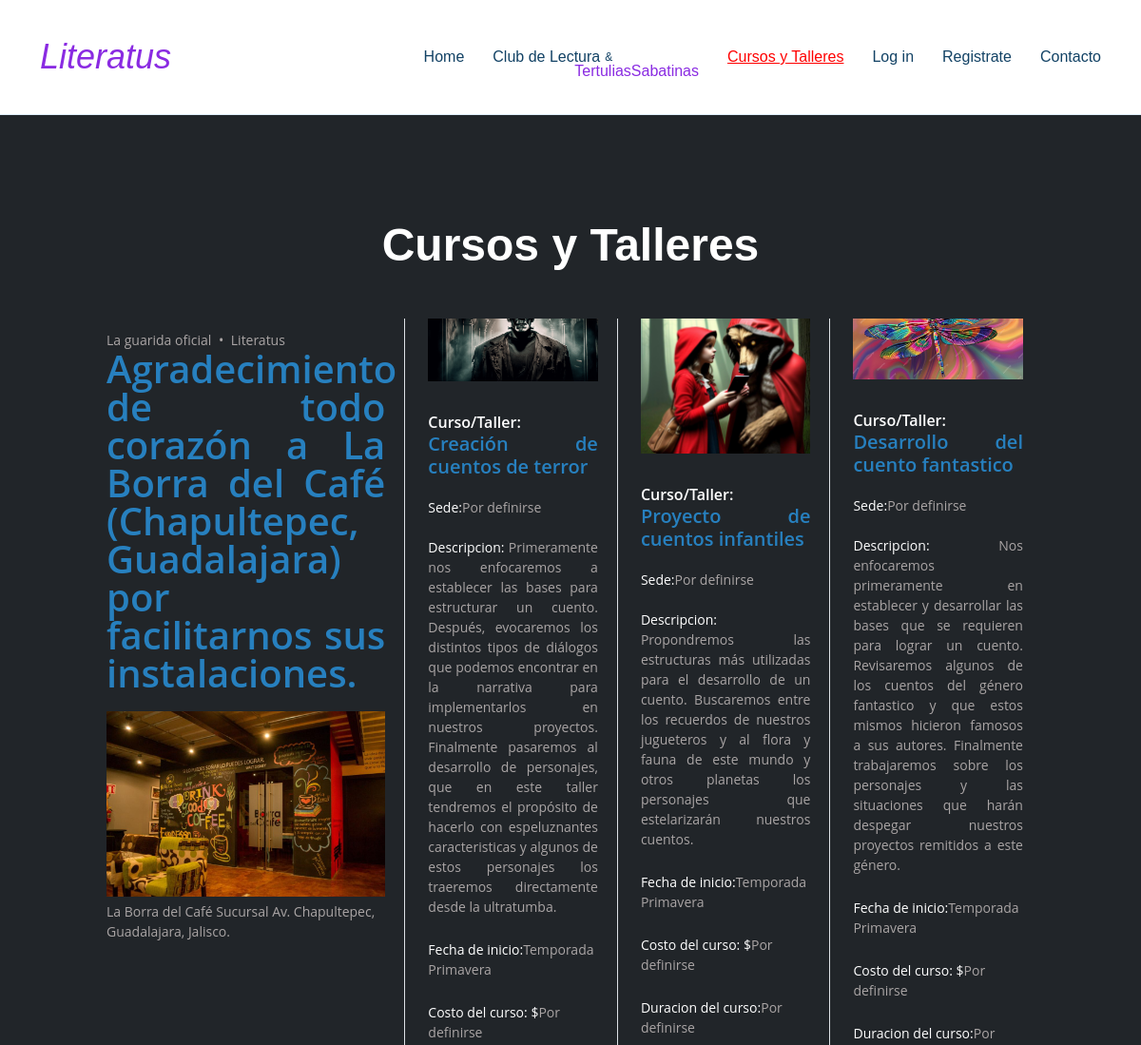
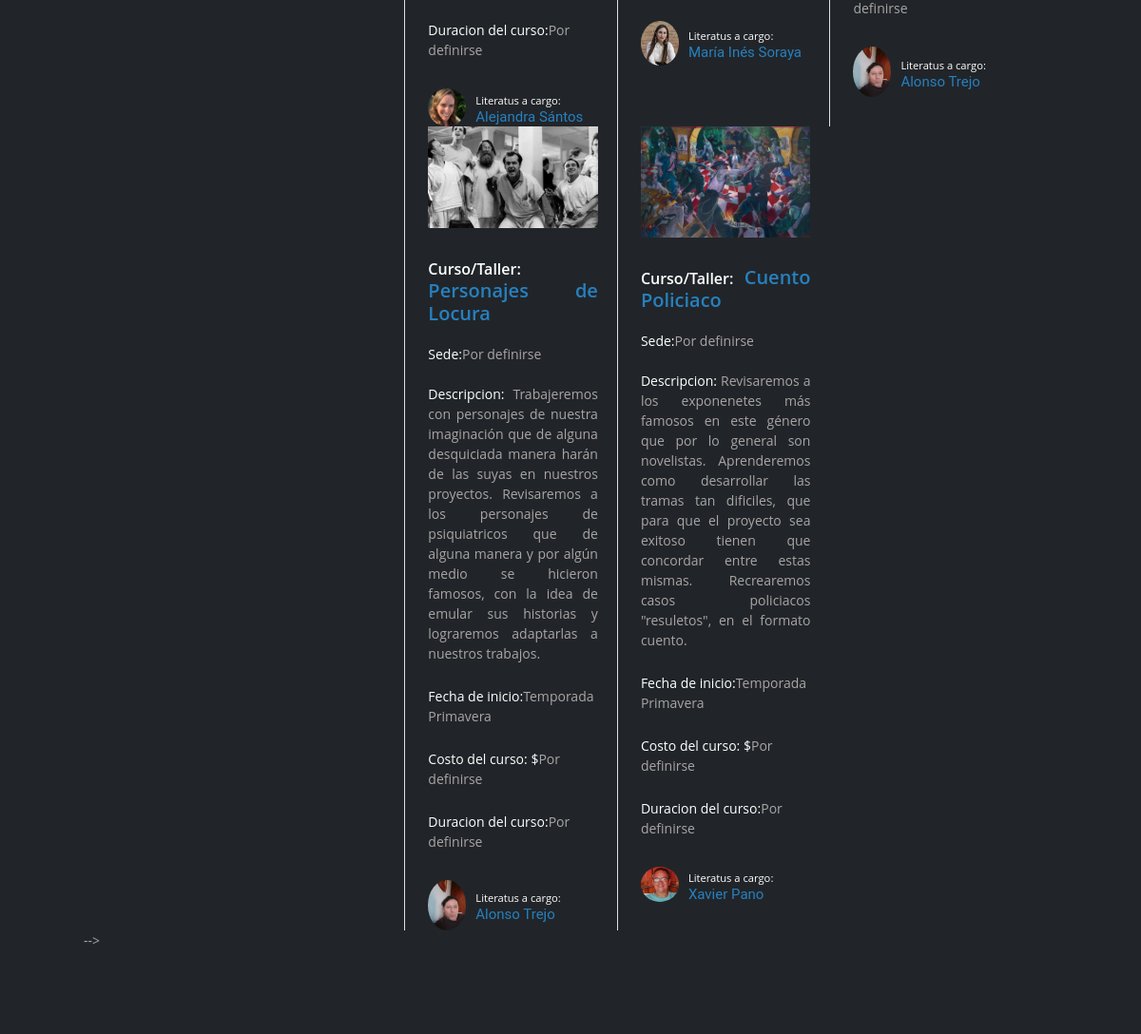
Screenshot of /cursos/ with the database file from the repository (2 pictures, top to bottom).
### cursos/models.py (models this page shows, shortened)
class Curso(models.Model):
    title = models.CharField(max_length=100)
    banner = models.ImageField(default='fallback.png', blank=True)
    description = models.TextField()
    duracion_curso = models.DurationField(null=True)
    lugar_curso = models.TextField()
    fecha_de_inicio = models.DateTimeField(auto_now_add=False, auto_now=False, null=True)
    costo_del_curso = models.DecimalField(max_digits=10, decimal_places=2, null=True)
    curso_encargado_picture = models.ImageField(default='', blank=True)
    curso_encargado = models.CharField(max_length=100)
    curso_lugares = models.PositiveIntegerField(default=0)
    slug = models.SlugField(max_length=200, null=True, blank=True)

### cursos/views.py (the view)
# urls.py: path('', views.cursos_list, name="lista"),
def cursos_list(request):
    cursos = Curso.objects.all()
    return render(request, 'cursos/cursos_list.html', {'cursos': cursos})

### cursos/templates/cursos/cursos_list.html (shortened to what this page needs)
{% extends 'layout.html' %}
{% block content %}
<section class="quienes">
    <div class="container">
        <div class="row">
            <div class="col-md-12 margen-superior">
                <h1 class="titulo-club text-white text-center mt-5 mb-5">Cursos y Talleres</h1>
            </div>
        </div>
    </div>
    <section id="trending-category" class="trending-category section">
        <div class="container" data-aos="fade-up" data-aos-delay="100">
          <div class="container" data-aos="fade-up">
            <div class="row g-5">
              <div class="col-lg-4">
                  <div class="post-entry lg">
                    <div class="post-meta"><span class="date">La guarida oficial</span> <span class="mx-1">•</span> <span>Literatus</span></div>
                    <h2><a href="#">Agradecimiento de todo corazón a La Borra del Café (Chapultepec, Guadalajara) por facilitarnos sus instalaciones.</a></h2>
                    <a href="#"><img src="/static/assets/img/la-borra-del-cafe-chapultepec.jpg" alt="" class="img-fluid"></a>
                    <p class="image-tertulia">La Borra del Café Sucursal Av. Chapultepec, Guadalajara, Jalisco.</p>
                  </div>
              </div>
              <div class="col-lg-8">
                <div class="row g-5">
                  {% if cursos %}
                  {% for curso in cursos  %}
                  <div class="col-lg-4 border-start custom-border">
                    <div class="post-entry">
                      <a href="#"><img src="{{ curso.banner.url }}" alt="" class="img-fluid"></a>
                      <h2><a href="#"><small class="text-white">Curso/Taller:</small> {{ curso.title }} </a></h2>
                      <div class="post-meta"><span class="date"><small class="text-white" style="font-size: 14px;">Sede:</small>Por definirse</span></div>
                      <br>
                      <p class="mb-4 d-block" style="text-align: justify !important"><small class="text-white" style="font-size: 14px;">Descripcion:</small>  {{ curso.description }}</p>
                      <p class="mb-4 d-block"><small class="text-white" style="font-size: 14px;">Fecha de inicio:</small>Temporada Primavera</p>
                      <p class="mb-4 d-block"><small class="text-white" style="font-size: 14px;">Costo del curso: $</small>Por definirse<small class="text-white"></small></p>
                      <p class="mb-4 d-block"><small class="text-white" style="font-size: 14px;">Duracion del curso:</small >Por definirse<small class="text-white"></small></p>
                    </div>
                    <div class="d-flex align-items-center author">
                      <div class="photo"><img src="{{ curso.curso_encargado_picture.url }}" alt="" class="img-fluid"></div>
                      <div class="name">
                        <p class="mb-4 d-block"><small class="text-white" style="margin-buttom: 0px;">Literatus a cargo:</small >
                          <h3 class="m-0 p-0 nombre_encargado" style="padding-top: -10px;">{{ curso.curso_encargado }}</h3>
                      </div>
                    </div>
                  </div>
                  {% endfor %}
                  {% endif %}
                </div>
              </div>
              -->
            </div>
          </div>
        </div>
</section>
{% endblock  %}

### static/assets/css/main.css (style rules this page uses)
:root { --default-font: "Roboto", system-ui, -apple-system, "Segoe UI", Roboto, "Helvetica Neue", Arial, "Noto Sans", "Liberation Sans", sans-serif, "Apple Color Emoji", "Segoe UI Emoji", "Segoe UI Symbol", "Noto Color Emoji"; --heading-font: "Raleway", sans-serif; --nav-font: "Poppins", sans-serif; }
:root { --background-color: #212529; --default-color: #aaa5a5; --heading-color: #2780bf; --accent-color: #2487ce; --surface-color: #ffffff; --contrast-color: #ffffff; }
:root { --nav-color: #124265; --nav-hover-color: #2487ce; --nav-mobile-background-color: #ffffff; --nav-dropdown-background-color: #ffffff; --nav-dropdown-color: #124265; --nav-dropdown-hover-color: #2487ce; }
:root { scroll-behavior: smooth; }
body { color: var(--default-color); background-color: var(--background-color); font-family: var(--default-font); }
a, h2 { color: var(--accent-color); text-decoration: none; transition: 0.3s; }
h1, h3, h4, h5, h6 { color: var(--heading-color); font-family: var(--heading-font); }
.titulo-club { font-size: 3rem; font-weight: 600; margin-top: -15px; margin-bottom: 3rem; }
.image-tertulia { margin-top: -25px; }
.trending-category .post-entry { margin-bottom: 30px; }
.trending-category .post-entry img { margin-bottom: 30px; }
.trending-category .post-entry h2 { margin-bottom: 20px; font-size: 20px; font-weight: 600; line-height: 1.2; text-align: justify; }
.trending-category .post-entry h2 a { color: var(--heading-color); }
.trending-category .post-entry.lg h2 { font-size: 40px; line-height: 1; }
.nombre_encargado { margin-top: -25px !important; padding-top: -10px; }
.trending-category .author .photo { margin-right: 10px; }
.trending-category .author .photo img { width: 40px; border-radius: 50%; margin-bottom: 0; }
.trending-category .author .name h3 { margin: 0; padding: 0; font-size: 15px; font-family: var(--default-font); }
section, .section { color: var(--default-color); background-color: var(--background-color); padding: 60px 0; scroll-margin-top: 100px; overflow: clip; }
@media (min-width: 768px) { .row { gap: 0 !important; } }
@media (min-width: 640px) { .row { gap: 45px; } }

### rows the page displays
Curso: banner (picture), title "Creación de cuentos de terror", description "Primeramente nos enfocaremos a establecer las bases para estructurar un cuento. Después, evocaremos los distintos tipos de diálogos que podemos encontrar en la narrativa para implementarlos en nuestros proyectos. Finalmente pasaremos al desarrollo de personajes, que en este taller tendremos el propósito de hacerlo con espeluznantes caracteristicas y algunos de estos personajes los traeremos directamente desde la ultratumba.", curso_encargado_picture (picture), curso_encargado "Alejandra Sántos"
Curso: banner (picture), title "Proyecto de cuentos infantiles", description "Propondremos las estructuras más utilizadas para el desarrollo de un cuento. Buscaremos entre los recuerdos de nuestros jugueteros y al flora y fauna de este mundo y otros planetas los personajes que estelarizarán nuestros cuentos.", curso_encargado_picture (picture), curso_encargado "María Inés Soraya"
Curso: banner (picture), title "Desarrollo del cuento fantastico", description "Nos enfocaremos primeramente en establecer y desarrollar las bases que se requieren para lograr un cuento. Revisaremos algunos de los cuentos del género fantastico y que estos mismos hicieron famosos a sus autores. Finalmente trabajaremos sobre los personajes y las situaciones que harán despegar nuestros proyectos remitidos a este género.", curso_encargado_picture (picture), curso_encargado "Alonso Trejo"
Curso: banner (picture), title "Personajes de Locura", description "Trabajeremos con personajes de nuestra imaginación que de alguna desquiciada manera harán de las suyas en nuestros proyectos. Revisaremos a los personajes de psiquiatricos que de alguna manera y por algún medio se hicieron famosos, con la idea de emular sus historias y lograremos adaptarlas a nuestros trabajos.", curso_encargado_picture (picture), curso_encargado "Alonso Trejo"
Curso: banner (picture), title "Cuento Policiaco", description "Revisaremos a los exponenetes más famosos en este género que por lo general son novelistas. Aprenderemos como desarrollar las tramas tan dificiles, que para que el proyecto sea exitoso tienen que concordar entre estas mismas. Recrearemos casos policiacos \"resuletos\", en el formato cuento.", curso_encargado_picture (picture), curso_encargado "Xavier Pano"
